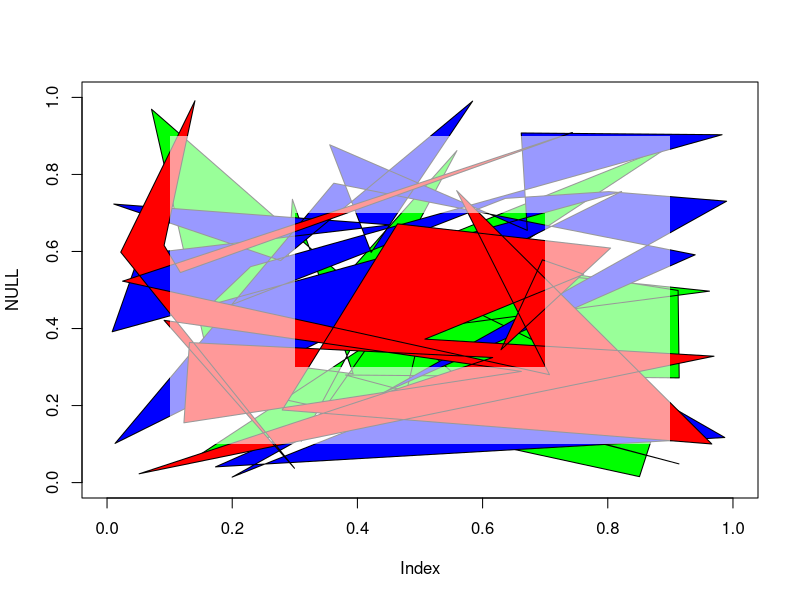
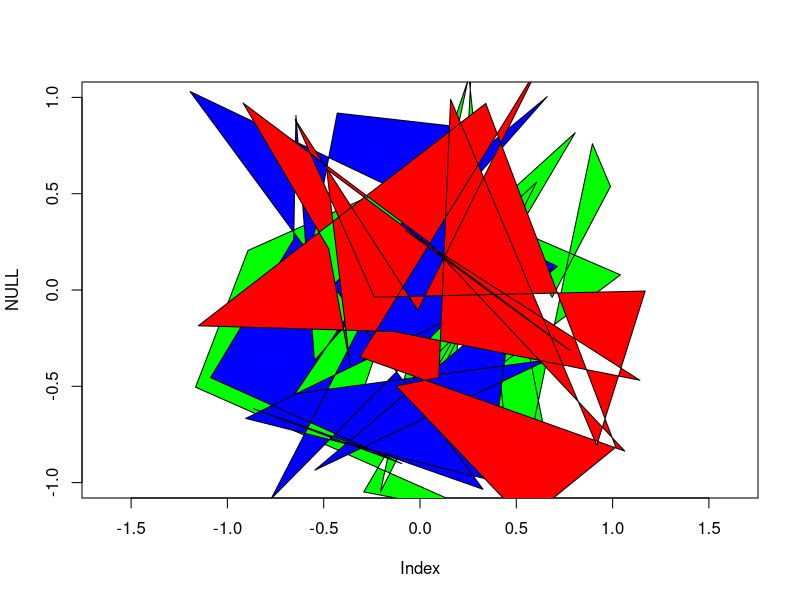

Generate these figures, in order, with R: (Note: this script raises an error after producing the figures.)


outer <- list(x = c(0.1, 0.1, 0.9, 0.9), y = c(0.1, 0.9, 0.9, 0.1))
inner <- list(x = c(0.3, 0.3, 0.7, 0.7), y = c(0.3, 0.7, 0.7, 0.3))

windows(8, 8)
plot(NULL, xlim = c(0, 1), ylim = c(0, 1))
polygon(runif(24), runif(24), col = "green")
polygon(runif(24), runif(24), col = "blue")
polygon(runif(24), runif(24), col = "red")

polypath(x = c(outer$x, NA, inner$x), y = c(outer$y, NA, inner$y),
         col = scales::alpha("white", alpha = 0.6), rule = "evenodd",
         border = NA)



windows(8, 8)
plot(NULL, xlim = c(-1.0, 1.0), ylim = c(-1.0, 1.0), asp = 1)
polygon(runif(24, -1.2, 1.2), runif(24, -1.2, 1.2), col = "green")
polygon(runif(24, -1.2, 1.2), runif(24, -1.2, 1.2), col = "blue")
polygon(runif(24, -1.2, 1.2), runif(24, -1.2, 1.2), col = "red")

# circleSteps <- 360
# outer <- list(x = c(-1.2, -1.2, 1.2, 1.2), y = c(-1.2, 1.2, 1.2, -1.2))
# inner <- list(x = cos(seq(360/circleSteps, 360, by = 360/circleSteps/360)*2*pi/360),
#               y = sin(seq(360/circleSteps, 360, by = 360/circleSteps/360)*2*pi/360))
#
# polypath(x = c(outer$x, NA, inner$x), y = c(outer$y, NA, inner$y),
#          col = scales::alpha("white", alpha = 0.6), rule = "evenodd",
#          border = NA)

riemannMask(annotSouth = TRUE)



